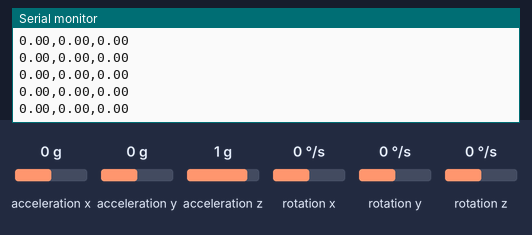
The sketch below on a simulated Arduino Uno, built with avr-gcc and run on an emulated ATmega328P. On the bench: the last lines printed to the serial monitor. Wiring (inferred from the names in the program): MPU-6050 motion sensor at I2C address 0x68. Inputs (shaded band) come from the test bench; at power-on: rotation y 0 °/s, acceleration x 0 g, acceleration y 0 g, acceleration z 1 g, rotation x 0 °/s, rotation z 0 °/s.

Above: at 7.6 s.
7.7 s: rotation y set to 184 °/s
At 8.4 s:
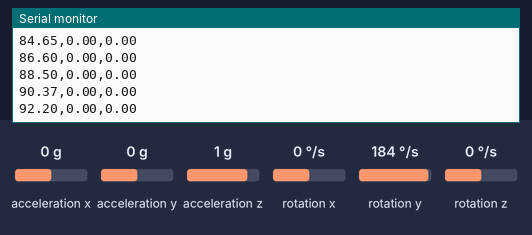
10.7 s: acceleration x set to -1.4 g
At 11.7 s:
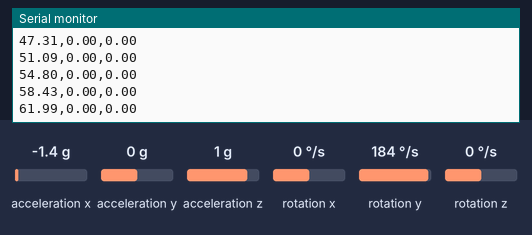
12.2 s: acceleration y set to -1.4 g
At 13.0 s:
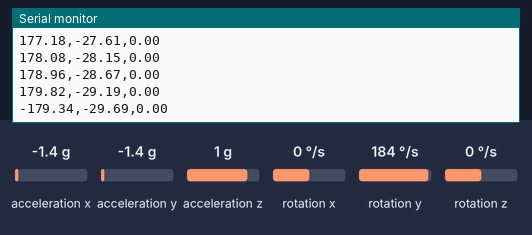
13.7 s: acceleration z set to -1.4 g
At 14.3 s:
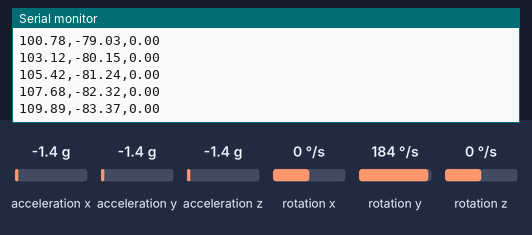
15.2 s: rotation x set to -192 °/s
At 15.8 s:
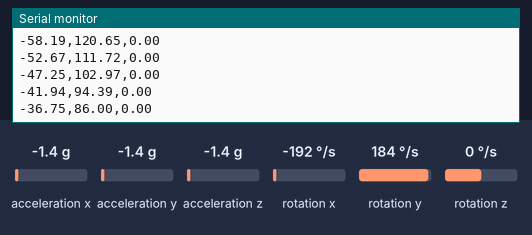
Timing chart, 0 to 17.7 s (numbered marks = the images above; inputs shaded):
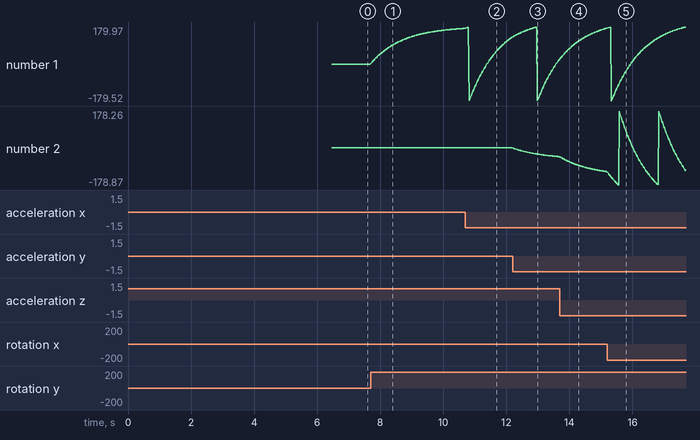

The sketch:

MPU.ino
```cpp
#include <Wire.h>
#define MPU_ADDR 0x68

// MPU6050 Registers
#define REG_PWR_MGMT_1 0x6B
#define REG_ACCEL_XOUT_H 0x3B
#define REG_GYRO_XOUT_H  0x43

// Sensitivities
const float ACCEL_SENS = 16384.0;
const float GYRO_SENS  = 131.0;

// Complementary filter constants
const float alpha = 0.98;
const float beta = 1.0 - alpha;

// Variables
float roll = 0, pitch = 0, yaw = 0;
float gx_bias = 0, gy_bias = 0, gz_bias = 0;
unsigned long lastMicros;

int16_t read16(int reg) {
  Wire.beginTransmission(MPU_ADDR);
  Wire.write(reg);
  Wire.endTransmission(false);
  Wire.requestFrom(MPU_ADDR, 2, true);
  int16_t hi = Wire.read();
  int16_t lo = Wire.read();
  return (hi << 8) | lo;
}

void readMPU(float &ax, float &ay, float &az, float &gx, float &gy, float &gz) {
  int16_t rawAX = read16(REG_ACCEL_XOUT_H);
  int16_t rawAY = read16(REG_ACCEL_XOUT_H + 2);
  int16_t rawAZ = read16(REG_ACCEL_XOUT_H + 4);
  int16_t rawGX = read16(REG_GYRO_XOUT_H);
  int16_t rawGY = read16(REG_GYRO_XOUT_H + 2);
  int16_t rawGZ = read16(REG_GYRO_XOUT_H + 4);

  ax = rawAX / ACCEL_SENS;
  ay = rawAY / ACCEL_SENS;
  az = rawAZ / ACCEL_SENS;
  gx = rawGX / GYRO_SENS - gx_bias;
  gy = rawGY / GYRO_SENS - gy_bias;
  gz = rawGZ / GYRO_SENS - gz_bias;
}

void calibrateGyro(int samples = 1000) {
  Serial.println("Calibrating gyro... Keep MPU6050 still!");
  delay(1000);

  long sumX = 0, sumY = 0, sumZ = 0;
  for (int i = 0; i < samples; i++) {
    sumX += read16(REG_GYRO_XOUT_H);
    sumY += read16(REG_GYRO_XOUT_H + 2);
    sumZ += read16(REG_GYRO_XOUT_H + 4);
    if (i % 100 == 0) Serial.print(".");
    delay(5);
  }
  Serial.println("\nCalibration complete!");

  gx_bias = (sumX / (float)samples) / GYRO_SENS;
  gy_bias = (sumY / (float)samples) / GYRO_SENS;
  gz_bias = (sumZ / (float)samples) / GYRO_SENS;
}

void setup() {
  Serial.begin(115200);
  Wire.begin();

  // Initialize MPU6050
  Wire.beginTransmission(MPU_ADDR);
  Wire.write(REG_PWR_MGMT_1);
  Wire.write(0x00); // Wake up the sensor
  Wire.endTransmission(true);
  delay(100);

  calibrateGyro(800);

  // Initialize angles from accelerometer
  float ax, ay, az, gx, gy, gz;
  readMPU(ax, ay, az, gx, gy, gz);
  roll  = atan2(ay, az) * 180.0 / PI;
  pitch = atan2(-ax, sqrt(ay*ay + az*az)) * 180.0 / PI;
  yaw = 0;

  lastMicros = micros();
  Serial.println("MPU6050 Ready! Sending data...");
}

void loop() {
  float ax, ay, az, gx, gy, gz;
  readMPU(ax, ay, az, gx, gy, gz);

  unsigned long now = micros();
  float dt = (now - lastMicros) / 1000000.0;
  lastMicros = now;

  // Calculate angles from accelerometer (for roll and pitch)
  float acc_roll  = atan2(ay, az) * 180.0 / PI;
  float acc_pitch = atan2(-ax, sqrt(ay*ay + az*az)) * 180.0 / PI;

  // Integrate gyroscope data
  float roll_gyro  = roll  + gx * dt;
  float pitch_gyro = pitch + gy * dt;
  float yaw_gyro   = yaw   + gz * dt;

  // Complementary filter
  roll  = alpha * roll_gyro  + beta * acc_roll;
  pitch = alpha * pitch_gyro + beta * acc_pitch;
  yaw   = yaw_gyro; // Yaw from gyro only (no magnetometer)

  // Ensure angles stay within -180 to 180 degrees
  if (roll > 180) roll -= 360;
  if (roll < -180) roll += 360;
  if (pitch > 180) pitch -= 360;
  if (pitch < -180) pitch += 360;
  if (yaw > 180) yaw -= 360;
  if (yaw < -180) yaw += 360;

  // Send data as CSV
  Serial.print(pitch, 2);
  Serial.print(",");
  Serial.print(roll, 2);
  Serial.print(",");
  Serial.println(yaw, 2);

  delay(15); // ~66Hz update rate
}
```

Measured:
- after the input at 7.7 s, the serial monitor: prints a new line at once (image 1)
- plotted number 1: 0 → 173.35 after the input at 7.7 s
